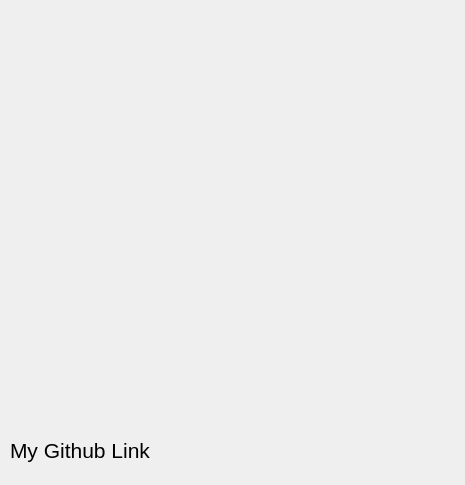
<?xml version="1.0" encoding="UTF-8"?>
<ui version="4.0">
 <class>AboutMe</class>
 <widget class="QDialog" name="AboutMe">
  <property name="geometry">
   <rect>
    <x>0</x>
    <y>0</y>
    <width>465</width>
    <height>485</height>
   </rect>
  </property>
  <property name="windowTitle">
   <string>Developer: Furry Foxy</string>
  </property>
  <widget class="QLabel" name="GitLink">
   <property name="geometry">
    <rect>
     <x>10</x>
     <y>420</y>
     <width>441</width>
     <height>61</height>
    </rect>
   </property>
   <property name="font">
    <font>
     <pointsize>16</pointsize>
    </font>
   </property>
   <property name="text">
    <string>My Github Link</string>
   </property>
  </widget>
  <widget class="QLabel" name="lbl_Image">
   <property name="geometry">
    <rect>
     <x>10</x>
     <y>10</y>
     <width>441</width>
     <height>421</height>
    </rect>
   </property>
   <property name="text">
    <string/>
   </property>
   <property name="pixmap">
    <pixmap resource="../Resources.qrc">:/IconApp/Picture_Profile.png</pixmap>
   </property>
  </widget>
 </widget>
 <resources>
  <include location="../Resources.qrc"/>
 </resources>
 <connections/>
</ui>
